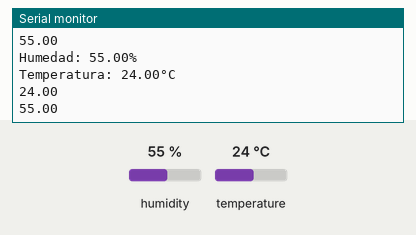
Recording of a sketch running on a simulated Arduino Uno, built with avr-gcc and run on an emulated ATmega328P. On the bench: the last lines printed to the serial monitor. The inputs (shaded band) are chosen by the test bench; at power-on: humidity 55 %, temperature 24 °C. EEPROM starts erased.

Above: at 4.9 s.
5.0 s: humidity set to 22 %
At 7.7 s:
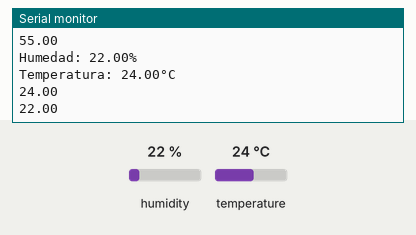
8.1 s: temperature set to 12 °C
At 9.3 s:
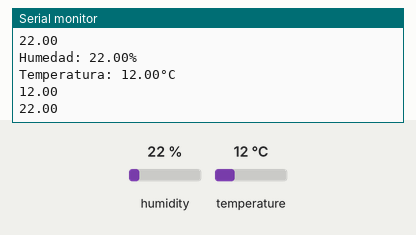
11.2 s: humidity set to 40 %
At 13.2 s:
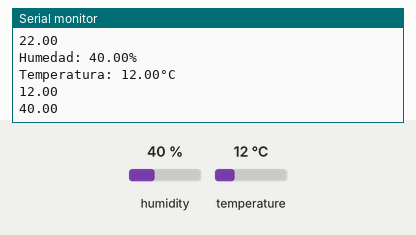
Timing chart, 0 to 14.7 s (numbered marks = the images above; inputs shaded):
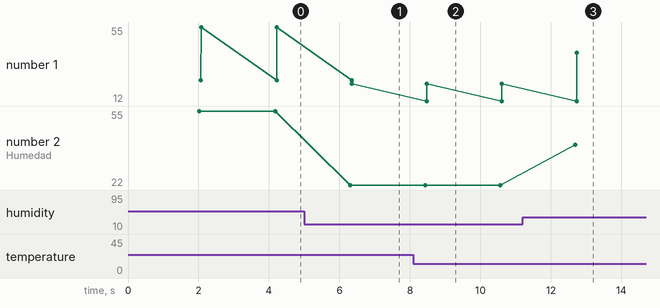

Measured:
- after the input at 5.0 s, the serial monitor: prints a new line after 1.3 s (image 1)
- after the input at 8.1 s, the serial monitor: prints a new line after 0.35 s (image 2)
- after the input at 11.2 s, the serial monitor: prints a new line after 1.5 s (image 3)
- plotted number 1: 55 → 22 after the input at 5.0 s, 22 → 40 after the input at 11.2 s
- plotted number 2: 55 → 22 after the input at 5.0 s, 22 → 40 after the input at 11.2 s

The sketch:

dht11_eeprom.ino
```cpp
#include <EEPROM.h>

/* Conceptos uso de Memoria EEPROM
1 celda -> 1 byte
0 a 255 en decimal
00000000 - 11111111 en binario
decimal 65 = 'A' -> 1000001 en binario

CHAR: 1 byte
INT: 2 bytes
FLOAT: 4 bytes

*/


// Definir la dirección de inicio en la EEPROM para almacenar los datos de los sensores
#define EEPROM_START_TEMPERATURA 0
#define EEPROM_START_HUMEDAD 10
#define EEPROM_START_LUZ 20
#define EEPROM_START_CO2 30
#define EEPROM_START_PROXIMIDAD 40

#include <DHT.h>

#define DHT_TYPE DHT11
#define DHT_PIN 9

DHT dht(DHT_PIN, DHT_TYPE);

void setup() {
  Serial.begin(9600);
  dht.begin();

}

void loop() {
  delay(2000);
  float humedad = dht.readHumidity();
  float temperatura = dht.readTemperature();

  if(isnan(humedad) || isnan(temperatura)){
    Serial.println("No se reconocen datos en el sensor DHT11");
    return;
  }

  Serial.print("Humedad: ");
  Serial.print(humedad);
  Serial.println("%");
  Serial.print("Temperatura: ");
  Serial.print(temperatura);
  Serial.println("°C");

  guardarDTH11(temperatura, humedad);
  leerDTH11();

}

void guardarDTH11(float temperatura, float humedad){
  EEPROM.put(EEPROM_START_TEMPERATURA, temperatura);  //Escribir (direccion_inicial, valor)
  EEPROM.put(EEPROM_START_HUMEDAD, humedad);  //Escribir (direccion_inicial, valor)
}

void leerDTH11(){
  float tempMemoria;
  float humedadMemoria;

  EEPROM.get(EEPROM_START_TEMPERATURA, tempMemoria);  //Obtener (direccion_inicial, var_almacenar)
  Serial.println(tempMemoria);
  EEPROM.get(EEPROM_START_HUMEDAD, humedadMemoria);  //Obtener (direccion_inicial, var_almacenar)
  Serial.println(humedadMemoria);
  delay(100);
}
```
